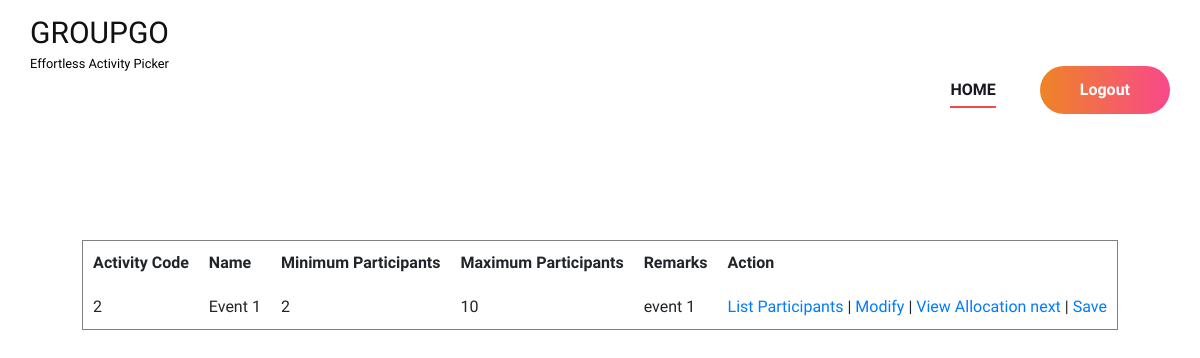
Screenshot of /event/details/1/ with the database file from the repository.
### AllocationAdmin/models.py (models this page shows)
class Event(models.Model):
    name=models.CharField(max_length=50)
    description=models.TextField(null=True,blank=True)
    min_participants=models.IntegerField()
    max_participants=models.IntegerField()
    code=models.CharField(max_length=50,unique=True)
    is_active = models.BooleanField(default=True)
    created_by=models.ForeignKey(User,on_delete=models.CASCADE)
    created_on=models.DateTimeField(auto_now_add=True)

### AllocationAdmin/views.py (the view)
# urls.py: path('event/details/<str:id>/',views.event_details,name="event_details"),
def event_details(request, id):
    event = Event.objects.get(id=id)
    return render(request, "Organizer/eventview.html", {"data": event})

### templates/Organizer/eventview.html (shortened to what this page needs)
{% extends 'Organizer/Head.html'%}
{% load static %}
{% block content %}
<br><br><br><br>
<!DOCTYPE html>
<html lang="en">
<head>
</head>
<body>
    <form action="" method="post">
        <table border="1" align="center" cellpadding="10">
            <tr>
                <th>Activity Code</th>
                <th>Name</th>
                <th>Minimum Participants</th>
                <th>Maximum Participants</th>
                <th>Remarks</th>
                <th>Action</th>
            </tr>
            <tr>
                <td>{{data.code}}</td>
                <td>{{data.name}}</td>
                <td>{{data.min_participants}}</td>
                <td>{{data.max_participants}}</td>
                <td>{{data.description}}</td>
                <td>
                    <a href="{% url 'list_participants' data.id %}">List Participants</a> |
                    <a href="{% url 'event_edit' data.id %}">Modify</a> |
                    <a href="{% url 'view_allocation' data.id %}">View Allocation</a>
                    <a href="">next</a> |
                    <a href="">Save</a>
                </td>
            </tr>
        </table>
    </form>
</body>
</html>
<br><br><br><br><br><br><br><br><br><br><br><br><br><br><br><br><br><br><br><br><br>
{% endblock content %}

### static/Main/css/style.css (style rules this page uses)
html, body { height: 100%; font-family: "Work Sans", sans-serif; -webkit-font-smoothing: antialiased; font-smoothing: antialiased; }

### rows the page displays
Event: code "2", name "Event 1", min_participants "2", max_participants "10", description "event 1"
